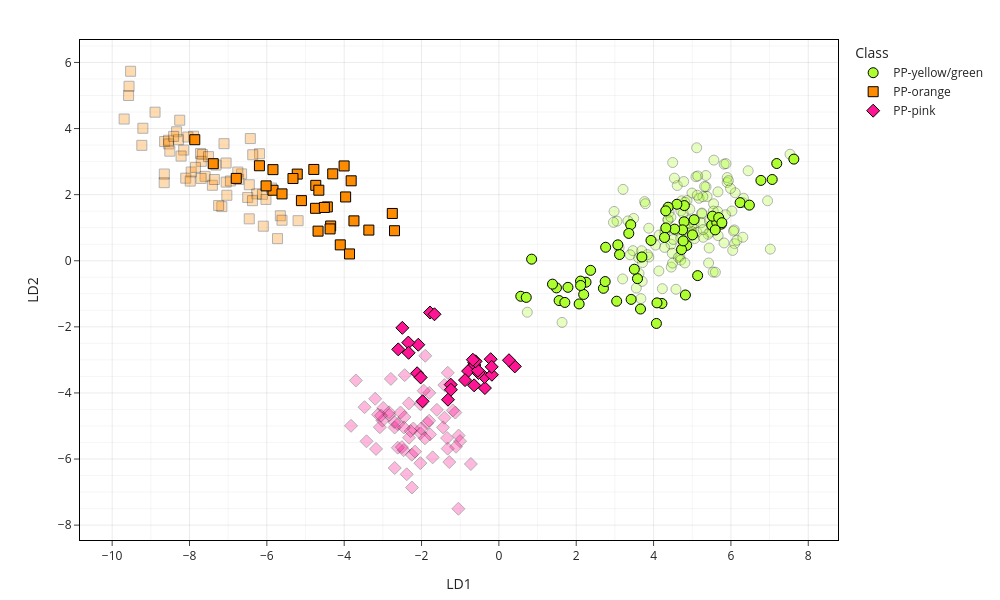

Source (notebook cell):
### Code cell
scatter_plot_train_test(X_train_df_pca, X_test_df_pca, dim_1='LD1', dim_2='LD2', symbol_map=symbol_map, color_dict=color_dict, markersize=markersize)

# Evaluate classifier
metrics_df, pred, probs = evaluate_classifier(clf, X_train_df_pca, X_test_df_pca, y_train, y_test, classes, plot=True)
display(metrics_df)

### Figure 1 — Plotly figure (JSON) as saved in the notebook; plotly's stock layout.template omitted (floating-point values rounded to 4 significant figures)
{"data": [{"hovertemplate": "<b>%{hovertext}</b><br><br>class=PP-yellow/green<br>LD1=%{x}<br>LD2=%{y}<extra></extra>", "hovertext": ["PP-green_ms1_01", "PP-green_ms1_02", "PP-green_ms1_03", "PP-green_ms1_04", "PP-green_ms1_05", "PP-green_ms1_06", "PP-green_ms1_07", "PP-green_ms1_08", "PP-green_ms1_09", "PP-green_ms1_10", "PP-green_ms1_11", "PP-green_ms1_12", "PP-green_ms1_13", "PP-green_ms1_14", "PP-green_ms1_15", "PP-green_ms1_16", "PP-green_ms1_17", "PP-green_ms1_18", "PP-green_ms1_19", "PP-green_ms1_20", "PP-green_ms1_21", "PP-green_ms1_22", "PP-green_ms1_23", "PP-green_ms1_24", "PP-green_ms1_25", "PP-green_ms1_26", "PP-green_ms1_27", "PP-green_ms1_28", "PP-green_ms1_29", "PP-green_ms1_30", "PP-yellow_ms1_01", "PP-yellow_ms1_02", "PP-yellow_ms1_03", "PP-yellow_ms1_04", "PP-yellow_ms1_05", "PP-yellow_ms1_06", "PP-yellow_ms1_07", "PP-yellow_ms1_08", "PP-yellow_ms1_09", "PP-yellow_ms1_10", "PP-yellow_ms1_11", "PP-yellow_ms1_12", "PP-yellow_ms1_13", "PP-yellow_ms1_14", "PP-yellow_ms1_15", "PP-yellow_ms1_16", "PP-yellow_ms1_17", "PP-yellow_ms1_18", "PP-yellow_ms1_19", "PP-yellow_ms1_20", "PP-yellow_ms1_21", "PP-yellow_ms1_22", "PP-yellow_ms1_23", "PP-yellow_ms1_24", "PP-yellow_ms1_25", "PP-yellow_ms1_26", "PP-yellow_ms1_27", "PP-yellow_ms1_28", "PP-yellow_ms1_29", "PP-yellow_ms1_30", "PP-green_ms2_01", "PP-green_ms2_02", "PP-green_ms2_03", "PP-green_ms2_04", "PP-green_ms2_05", "PP-green_ms2_06", "PP-green_ms2_07", "PP-green_ms2_08", "PP-green_ms2_09", "PP-green_ms2_10", "PP-green_ms2_11", "PP-green_ms2_12", "PP-green_ms2_13", "PP-green_ms2_14", "PP-green_ms2_15", "PP-green_ms2_16", "PP-green_ms2_17", "PP-green_ms2_18", "PP-green_ms2_19", "PP-green_ms2_20", "PP-green_ms2_21", "PP-green_ms2_22", "PP-green_ms2_23", "PP-green_ms2_24", "PP-green_ms2_25", "PP-green_ms2_26", "PP-green_ms2_27", "PP-green_ms2_28", "PP-green_ms2_29", "PP-green_ms2_30", "PP-yellow_ms2_01", "PP-yellow_ms2_02", "PP-yellow_ms2_03", "PP-yellow_ms2_04", "PP-yellow_ms2_05", "PP-yellow_ms2_06", "PP-yellow_ms2_07", "PP-yellow_ms2_08", "PP-yellow_ms2_09", "PP-yellow_ms2_10", "PP-yellow_ms2_11", "PP-yellow_ms2_12", "PP-yellow_ms2_13", "PP-yellow_ms2_14", "PP-yellow_ms2_15", "PP-yellow_ms2_16", "PP-yellow_ms2_17", "PP-yellow_ms2_18", "PP-yellow_ms2_19", "PP-yellow_ms2_20", "PP-yellow_ms2_21", "PP-yellow_ms2_22", "PP-yellow_ms2_23", "PP-yellow_ms2_24", "PP-yellow_ms2_25", "PP-yellow_ms2_26", "PP-yellow_ms2_27", "PP-yellow_ms2_28", "PP-yellow_ms2_29", "PP-yellow_ms2_30"], "marker": {"color": "greenyellow", "line": {"color": "black", "width": 1}, "opacity": 0.3, "size": 10, "symbol": "circle"}, "mode": "markers", "name": "PP-yellow/green", "orientation": "v", "showlegend": false, "type": "scatter", "x": [3.211, 4.681, 1.634, 3.876, 3.554, 5.54, 4.453, 4.993, 4.834, 3.466, 5.552, 6.095, 3.878, 3.768, 4.579, 4.937, 3.788, 5.452, 5.825, 4.612, 4.495, 4.727, 5.115, 7.019, 6.026, 5.543, 3.109, 6.156, 5.66, 6.088, 5.353, 5.873, 6.446, 5.357, 4.367, 5.247, 4.708, 4.985, 4.914, 4.513, 4.284, 4.481, 3.714, 4.639, 0.7349, 5.046, 4.457, 3.706, 3.615, 3.692, 5.41, 4.958, 4.051, 3.624, 4.602, 3.393, 3.054, 4.756, 3.842, 4.137, 5.383, 6.066, 5.12, 6.047, 6.309, 5.423, 5.599, 4.703, 5.233, 5.319, 5.561, 4.78, 2.962, 2.979, 4.295, 5.097, 5.061, 4.297, 5.447, 3.485, 5.904, 3.2, 4.491, 3.672, 3.339, 4.539, 5.176, 4.379, 5.438, 4.227, 5.142, 5.276, 5.858, 4.981, 6.312, 5.693, 6.948, 5.285, 5.669, 4.702, 5.633, 4.864, 5.282, 5.822, 6.325, 4.146, 4.401, 4.765, 4.907, 6.111, 4.809, 4.449, 5.665, 5.99, 5.905, 5.937, 5.251, 5.13, 4.811, 7.528], "xaxis": "x", "y": [2.16, 0.1361, -1.866, 0.9842, -0.8265, -0.342, 0.5001, 2.048, 0.8662, 0.3052, 1.723, 0.5174, 0.1115, 1.79, -0.8635, 1.559, 1.725, 0.8626, 2.924, 2.276, 2.973, 1.812, 3.418, 0.3517, 1.505, 1.502, 0.3977, 0.6194, 1.489, 0.9338, 2.58, 2.939, 2.723, 2.239, 1.238, 1.422, 1.51, 1.028, 1.232, 0.6442, 0.4034, 0.2279, -0.05648, 0.103, -1.557, 1.114, -0.1919, -0.6237, 0.08691, 0.3015, 0.7996, 0.7588, 0.4731, -0.3842, 0.9219, 0.1808, 1.199, 0.4446, 0.185, -0.3096, 1.944, 0.8983, 0.8608, 0.3126, 0.7116, -0.06821, -0.3454, 0.6817, 1.152, 2.247, 3.045, 2.397, 1.163, 1.493, 0.8889, 2.543, 0.6712, 0.8252, 1.203, 1.281, 2.369, -0.5506, -0.06995, -1.145, 1.205, 2.499, 1.891, 1.243, 0.3858, -0.8458, 2.566, 1.939, 1.392, 0.8846, 1.757, 1.262, 1.814, 0.7105, 0.7582, 0.02144, 1.11, 1.822, 0.9424, 0.5384, 1.892, 0.7777, 1.47, 1.432, 1.129, 2.056, -0.06661, 1.318, 2.085, 2.187, 2.518, 2.424, 1.444, 1.983, 1.769, 3.223], "yaxis": "y"}, {"hovertemplate": "<b>%{hovertext}</b><br><br>class=PP-orange<br>LD1=%{x}<br>LD2=%{y}<extra></extra>", "hovertext": ["PP-orange_ms1_01", "PP-orange_ms1_02", "PP-orange_ms1_03", "PP-orange_ms1_04", "PP-orange_ms1_05", "PP-orange_ms1_06", "PP-orange_ms1_07", "PP-orange_ms1_08", "PP-orange_ms1_09", "PP-orange_ms1_10", "PP-orange_ms1_11", "PP-orange_ms1_12", "PP-orange_ms1_13", "PP-orange_ms1_14", "PP-orange_ms1_15", "PP-orange_ms1_16", "PP-orange_ms1_17", "PP-orange_ms1_18", "PP-orange_ms1_19", "PP-orange_ms1_20", "PP-orange_ms1_21", "PP-orange_ms1_22", "PP-orange_ms1_23", "PP-orange_ms1_24", "PP-orange_ms1_25", "PP-orange_ms1_26", "PP-orange_ms1_27", "PP-orange_ms1_28", "PP-orange_ms1_29", "PP-orange_ms1_30", "PP-orange_ms2_01", "PP-orange_ms2_02", "PP-orange_ms2_03", "PP-orange_ms2_04", "PP-orange_ms2_05", "PP-orange_ms2_06", "PP-orange_ms2_07", "PP-orange_ms2_08", "PP-orange_ms2_09", "PP-orange_ms2_10", "PP-orange_ms2_11", "PP-orange_ms2_12", "PP-orange_ms2_13", "PP-orange_ms2_14", "PP-orange_ms2_15", "PP-orange_ms2_16", "PP-orange_ms2_17", "PP-orange_ms2_18", "PP-orange_ms2_19", "PP-orange_ms2_20", "PP-orange_ms2_21", "PP-orange_ms2_22", "PP-orange_ms2_23", "PP-orange_ms2_24", "PP-orange_ms2_25", "PP-orange_ms2_26", "PP-orange_ms2_27", "PP-orange_ms2_28", "PP-orange_ms2_29", "PP-orange_ms2_30"], "marker": {"color": "darkorange", "line": {"color": "black", "width": 1}, "opacity": 0.3, "size": 10, "symbol": "square"}, "mode": "markers", "name": "PP-orange", "orientation": "v", "showlegend": false, "type": "scatter", "x": [-8.644, -9.576, -8.333, -7.896, -9.564, -8.544, -6.455, -8.15, -7.715, -8.253, -8.537, -7.164, -7.669, -7.051, -8.287, -7.598, -7.956, -6.729, -6.263, -7.315, -6.494, -7.408, -6.454, -7.247, -5.651, -6.114, -5.192, -5.724, -6.091, -5.608, -9.523, -9.69, -8.891, -8.042, -8.097, -6.942, -7.696, -7.7, -8.655, -7.054, -7.108, -9.233, -8.509, -6.653, -7.034, -7.508, -5.881, -8.218, -9.206, -8.41, -7.846, -6.189, -6.364, -6.427, -6.373, -7.357, -8.651, -7.981, -6.751, -6.023], "xaxis": "x", "y": [3.607, 5.0, 3.902, 3.768, 5.279, 3.645, 1.268, 3.349, 3.247, 4.252, 3.535, 1.637, 3.216, 2.38, 3.661, 2.555, 2.684, 2.459, 2.024, 2.895, 1.916, 2.284, 2.299, 1.672, 1.361, 2.01, 1.212, 0.6689, 1.046, 1.226, 5.734, 4.288, 4.495, 3.744, 2.499, 2.414, 3.008, 2.491, 2.363, 2.957, 3.543, 3.492, 3.316, 2.628, 1.981, 3.15, 2.2, 3.168, 4.009, 3.764, 2.826, 3.237, 3.207, 3.697, 1.817, 2.458, 2.624, 2.41, 2.684, 1.856], "yaxis": "y"}, {"hovertemplate": "<b>%{hovertext}</b><br><br>class=PP-pink<br>LD1=%{x}<br>LD2=%{y}<extra></extra>", "hovertext": ["PP-pink_ms1_01", "PP-pink_ms1_02", "PP-pink_ms1_03", "PP-pink_ms1_04", "PP-pink_ms1_05", "PP-pink_ms1_06", "PP-pink_ms1_07", "PP-pink_ms1_08", "PP-pink_ms1_09", "PP-pink_ms1_10", "PP-pink_ms1_11", "PP-pink_ms1_12", "PP-pink_ms1_13", "PP-pink_ms1_14", "PP-pink_ms1_15", "PP-pink_ms1_16", "PP-pink_ms1_17", "PP-pink_ms1_18", "PP-pink_ms1_19", "PP-pink_ms1_20", "PP-pink_ms1_21", "PP-pink_ms1_22", "PP-pink_ms1_23", "PP-pink_ms1_24", "PP-pink_ms1_25", "PP-pink_ms1_26", "PP-pink_ms1_27", "PP-pink_ms1_28", "PP-pink_ms1_29", "PP-pink_ms1_30", "PP-pink_ms2_01", "PP-pink_ms2_02", "PP-pink_ms2_03", "PP-pink_ms2_04", "PP-pink_ms2_05", "PP-pink_ms2_06", "PP-pink_ms2_07", "PP-pink_ms2_08", "PP-pink_ms2_09", "PP-pink_ms2_10", "PP-pink_ms2_11", "PP-pink_ms2_12", "PP-pink_ms2_13", "PP-pink_ms2_14", "PP-pink_ms2_15", "PP-pink_ms2_16", "PP-pink_ms2_17", "PP-pink_ms2_18", "PP-pink_ms2_19", "PP-pink_ms2_20", "PP-pink_ms2_21", "PP-pink_ms2_22", "PP-pink_ms2_23", "PP-pink_ms2_24", "PP-pink_ms2_25", "PP-pink_ms2_26", "PP-pink_ms2_27", "PP-pink_ms2_28", "PP-pink_ms2_29", "PP-pink_ms2_30"], "marker": {"color": "deeppink", "line": {"color": "black", "width": 1}, "opacity": 0.3, "size": 10, "symbol": "diamond"}, "mode": "markers", "name": "PP-pink", "orientation": "v", "showlegend": false, "type": "scatter", "x": [-2.251, -1.047, -2.168, -2.464, -2.696, -3.699, -3.473, -3.199, -2.991, -2.323, -2.705, -1.856, -2.835, -2.212, -2.283, -1.444, -2.614, -1.603, -2.029, -2.507, -1.903, -1.126, -1.191, -2.026, -1.799, -1.779, -1.405, -1.913, -2.611, -1.321, -2.326, -1.945, -3.823, -3.011, -2.793, -2.436, -3.422, -2.839, -2.442, -2.457, -2.544, -3.177, -3.126, -3.078, -2.007, -2.031, -1.042, -1.41, -3.048, -1.339, -1.803, -1.713, -0.7241, -1.005, -1.282, -2.383, -2.693, -1.109, -1.325, -2.248], "xaxis": "x", "y": [-5.87, -7.504, -5.775, -5.733, -5.047, -3.623, -4.431, -4.177, -4.454, -5.355, -4.878, -4.91, -4.67, -5.075, -5.155, -5.042, -5.656, -4.511, -5.221, -5.639, -2.875, -4.594, -4.529, -4.344, -3.997, -5.254, -4.75, -5.374, -4.941, -3.391, -4.315, -3.931, -4.994, -4.837, -3.575, -3.462, -5.463, -4.585, -4.729, -5.044, -4.591, -5.694, -4.656, -5.037, -5.076, -6.125, -5.29, -3.762, -4.689, -5.364, -4.84, -5.949, -6.15, -5.458, -6.091, -6.461, -6.272, -5.628, -5.685, -6.861], "yaxis": "y"}, {"hovertemplate": "<b>%{hovertext}</b><br><br>class=PP-yellow/green<br>LD1=%{x}<br>LD2=%{y}<extra></extra>", "hovertext": ["PP-green_ms3_01", "PP-green_ms3_02", "PP-green_ms3_03", "PP-green_ms3_04", "PP-green_ms3_05", "PP-green_ms3_06", "PP-green_ms3_07", "PP-green_ms3_08", "PP-green_ms3_09", "PP-green_ms3_10", "PP-green_ms3_11", "PP-green_ms3_12", "PP-green_ms3_13", "PP-green_ms3_14", "PP-green_ms3_15", "PP-green_ms3_16", "PP-green_ms3_17", "PP-green_ms3_18", "PP-green_ms3_19", "PP-green_ms3_20", "PP-green_ms3_21", "PP-green_ms3_22", "PP-green_ms3_23", "PP-green_ms3_24", "PP-green_ms3_25", "PP-green_ms3_26", "PP-green_ms3_27", "PP-green_ms3_28", "PP-green_ms3_29", "PP-green_ms3_30", "PP-yellow_ms3_01", "PP-yellow_ms3_02", "PP-yellow_ms3_03", "PP-yellow_ms3_04", "PP-yellow_ms3_05", "PP-yellow_ms3_06", "PP-yellow_ms3_07", "PP-yellow_ms3_08", "PP-yellow_ms3_09", "PP-yellow_ms3_10", "PP-yellow_ms3_11", "PP-yellow_ms3_12", "PP-yellow_ms3_13", "PP-yellow_ms3_14", "PP-yellow_ms3_15", "PP-yellow_ms3_16", "PP-yellow_ms3_17", "PP-yellow_ms3_18", "PP-yellow_ms3_19", "PP-yellow_ms3_20", "PP-yellow_ms3_21", "PP-yellow_ms3_22", "PP-yellow_ms3_23", "PP-yellow_ms3_24", "PP-yellow_ms3_25", "PP-yellow_ms3_26", "PP-yellow_ms3_27", "PP-yellow_ms3_28", "PP-yellow_ms3_29", "PP-yellow_ms3_30"], "marker": {"color": "greenyellow", "line": {"color": "black", "width": 1}, "opacity": 1, "size": 10, "symbol": "circle"}, "mode": "markers", "name": "PP-yellow/green", "orientation": "v", "showlegend": true, "type": "scatter", "x": [3.409, 3.698, 4.216, 5.14, 3.121, 1.558, 2.761, 2.371, 4.823, 3.584, 2.704, 2.193, 2.749, 2.254, 4.074, 3.503, 2.112, 3.046, 2.114, 3.42, 3.662, 1.489, 0.5664, 4.088, 1.387, 1.786, 1.706, 0.8465, 0.7078, 2.076, 7.628, 7.186, 6.776, 7.068, 6.238, 5.752, 6.478, 5.503, 5.635, 5.006, 5.594, 5.523, 5.684, 4.858, 4.796, 4.789, 4.723, 5.049, 4.766, 5.767, 4.603, 3.933, 4.75, 4.545, 4.317, 4.376, 4.315, 3.359, 4.283, 3.077], "xaxis": "x", "y": [1.09, 0.1143, -1.293, -0.4499, 0.1885, -1.205, 0.4076, -0.2904, -1.036, -0.5408, -0.8342, -1.019, -0.6296, -0.6488, -1.897, -0.2566, -0.6158, -1.224, -0.7484, -1.169, -1.461, -0.8215, -1.075, -1.275, -0.7078, -0.8047, -1.261, 0.04822, -1.109, -1.307, 3.075, 2.942, 2.431, 2.459, 1.758, 1.107, 1.683, 1.077, 1.155, 0.7838, 0.933, 1.35, 1.306, 0.4655, 1.669, 1.179, 0.3381, 1.242, 0.6016, 1.151, 1.71, 0.6153, 0.9342, 0.957, 0.9935, 1.62, 1.51, 0.8276, 0.7045, 0.4811], "yaxis": "y"}, {"hovertemplate": "<b>%{hovertext}</b><br><br>class=PP-orange<br>LD1=%{x}<br>LD2=%{y}<extra></extra>", "hovertext": ["PP-orange_ms3_01", "PP-orange_ms3_02", "PP-orange_ms3_03", "PP-orange_ms3_04", "PP-orange_ms3_05", "PP-orange_ms3_06", "PP-orange_ms3_07", "PP-orange_ms3_08", "PP-orange_ms3_09", "PP-orange_ms3_10", "PP-orange_ms3_11", "PP-orange_ms3_12", "PP-orange_ms3_13", "PP-orange_ms3_14", "PP-orange_ms3_15", "PP-orange_ms3_16", "PP-orange_ms3_17", "PP-orange_ms3_18", "PP-orange_ms3_19", "PP-orange_ms3_20", "PP-orange_ms3_21", "PP-orange_ms3_22", "PP-orange_ms3_23", "PP-orange_ms3_24", "PP-orange_ms3_25", "PP-orange_ms3_26", "PP-orange_ms3_27", "PP-orange_ms3_28", "PP-orange_ms3_29", "PP-orange_ms3_30"], "marker": {"color": "darkorange", "line": {"color": "black", "width": 1}, "opacity": 1, "size": 10, "symbol": "square"}, "mode": "markers", "name": "PP-orange", "orientation": "v", "showlegend": true, "type": "scatter", "x": [-7.864, -7.387, -6.79, -6.192, -5.84, -4.676, -5.842, -6.02, -4.735, -5.106, -4.785, -4.741, -3.963, -5.608, -4.297, -4.35, -4.656, -5.214, -4.436, -4.101, -3.862, -4.513, -4.002, -3.819, -5.325, -3.748, -2.699, -2.756, -4.365, -3.362], "xaxis": "x", "y": [3.663, 2.937, 2.492, 2.874, 2.133, 0.8959, 2.757, 2.265, 2.282, 1.819, 2.763, 1.587, 1.931, 2.023, 2.629, 1.052, 2.134, 2.622, 1.629, 0.4808, 0.2056, 1.613, 2.869, 2.419, 2.488, 1.207, 0.9085, 1.431, 0.9632, 0.9281], "yaxis": "y"}, {"hovertemplate": "<b>%{hovertext}</b><br><br>class=PP-pink<br>LD1=%{x}<br>LD2=%{y}<extra></extra>", "hovertext": ["PP-pink_ms3_01", "PP-pink_ms3_02", "PP-pink_ms3_03", "PP-pink_ms3_04", "PP-pink_ms3_05", "PP-pink_ms3_06", "PP-pink_ms3_07", "PP-pink_ms3_08", "PP-pink_ms3_09", "PP-pink_ms3_10", "PP-pink_ms3_11", "PP-pink_ms3_12", "PP-pink_ms3_13", "PP-pink_ms3_14", "PP-pink_ms3_15", "PP-pink_ms3_16", "PP-pink_ms3_17", "PP-pink_ms3_18", "PP-pink_ms3_19", "PP-pink_ms3_20", "PP-pink_ms3_21", "PP-pink_ms3_22", "PP-pink_ms3_23", "PP-pink_ms3_24", "PP-pink_ms3_25", "PP-pink_ms3_26", "PP-pink_ms3_27", "PP-pink_ms3_28", "PP-pink_ms3_29", "PP-pink_ms3_30"], "marker": {"color": "deeppink", "line": {"color": "black", "width": 1}, "opacity": 1, "size": 10, "symbol": "diamond"}, "mode": "markers", "name": "PP-pink", "orientation": "v", "showlegend": true, "type": "scatter", "x": [-1.78, -1.665, -2.084, -2.602, -2.342, -2.334, -2.114, -2.497, -0.6373, -0.6341, -0.6584, -2.022, -1.245, -0.796, -0.3615, -1.241, -1.316, -1.973, -0.6401, -0.8757, -0.2115, -0.3711, -0.5264, 0.412, -0.1809, -0.5435, -0.1856, 0.2612, -0.6032, -0.6728], "xaxis": "x", "y": [-1.566, -1.62, -2.541, -2.681, -2.476, -2.785, -3.404, -2.03, -3.081, -3.155, -3.201, -3.531, -3.748, -3.339, -3.853, -3.904, -4.205, -4.253, -3.77, -3.612, -2.978, -3.517, -3.398, -3.197, -3.449, -3.322, -3.211, -3.01, -3.043, -2.995], "yaxis": "y"}], "layout": {"height": 600, "legend": {"itemclick": "toggle", "title": {"text": "Class"}}, "margin": {"b": 60, "l": 80, "r": 40, "t": 40}, "width": 1000, "xaxis": {"gridcolor": "rgba(0,0,0,0.08)", "linecolor": "black", "linewidth": 1, "minor": {"dtick": 1, "gridcolor": "rgba(0,0,0,0.04)", "showgrid": true}, "mirror": true, "showgrid": true, "showline": true, "ticks": "outside", "title": {"text": "LD1"}}, "yaxis": {"gridcolor": "rgba(0,0,0,0.08)", "linecolor": "black", "linewidth": 1, "minor": {"gridcolor": "rgba(0,0,0,0.04)", "showgrid": true}, "mirror": true, "showgrid": true, "showline": true, "title": {"text": "LD2"}, "type": "linear"}}}
